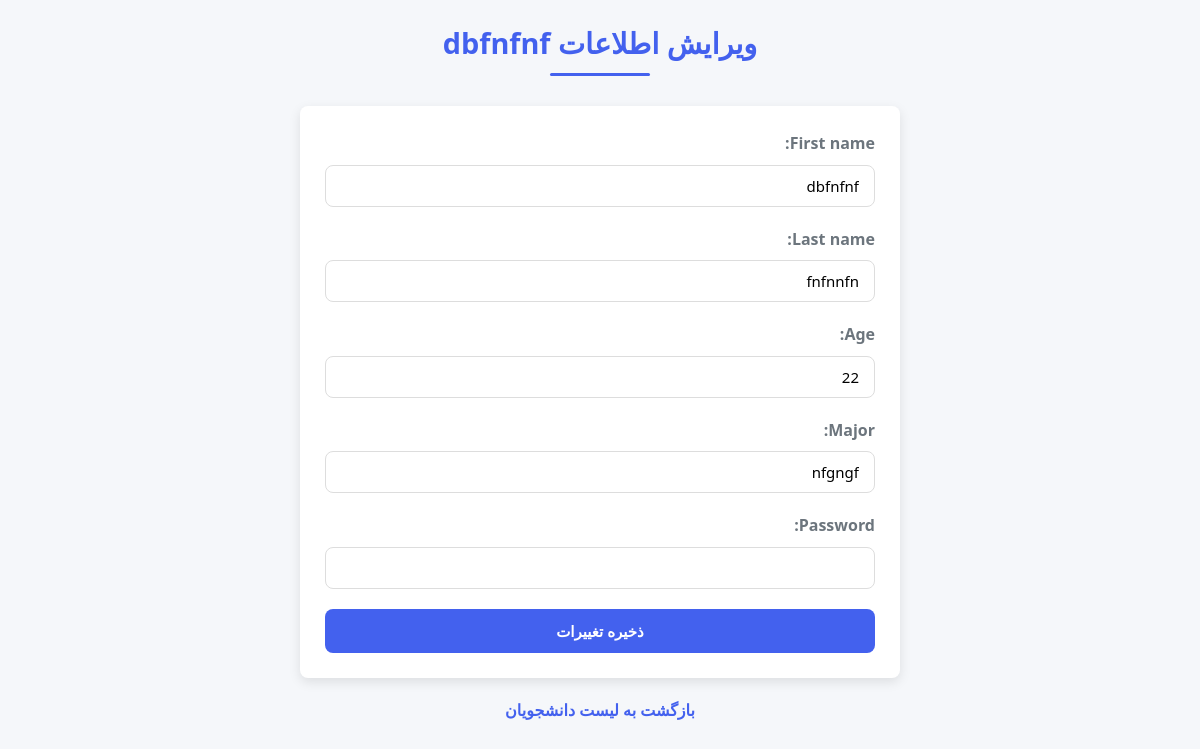
Page /edit/1/ on the committed database.
### form/models.py (models this page shows, shortened)
class Student(models.Model):
    first_name = models.CharField(max_length=100)
    last_name = models.CharField(max_length=100)
    age = models.IntegerField()
    major = models.CharField(max_length=100)
    password = models.CharField(max_length=128)  # فیلد رمز عبور اضافه شد

### form/views.py (the view)
# urls.py: path('edit/<int:pk>/', views.edit_student, name='edit_student'),
def edit_student(request, pk):
    student = get_object_or_404(Student, pk=pk)
    if request.method == 'POST':
        form = StudentForm(request.POST, instance=student)
        if form.is_valid():
            form.save()
            messages.success(request, "اطلاعات با موفقیت ویرایش شد.")
            return redirect('student_list')
    else:
        form = StudentForm(instance=student)
    return render(request, 'form/edit_student.html', {'form': form, 'student': student})

### form/forms.py (shortened to what this page needs)
class StudentForm(forms.ModelForm):
    class Meta:
        model = Student
        fields = ['first_name', 'last_name', 'age', 'major', 'password']  # فیلد رمز اضافه شد
        widgets = {
            'password': forms.PasswordInput(),  # نمایش رمز به صورت نقطه
        }

### form/templates/form/edit_student.html (shortened to what this page needs)
<!DOCTYPE html>
<html lang="fa" dir="rtl">
<head>
</head>
<body>
    <div class="container">
        <h1>ویرایش اطلاعات {{ student.first_name }}</h1>
        <div class="card">
            <form method="post">
                {{ form.as_p }}
                <button type="submit" class="btn-primary">ذخیره تغییرات</button>
            </form>
        </div>
        <div class="back-link">
            <a href="{% url 'student_list' %}">بازگشت به لیست دانشجویان</a>
        </div>
    </div>
</body>
</html>

### form/templates/form/edit_student.html (style rules this page uses)
:root { --primary-color: #4361ee; --secondary-color: #3a0ca3; --light-bg: #f5f7fa; --white: #fff; --text-color: #333; --gray: #6c757d; --border-radius: 8px; --box-shadow: 0 4px 12px rgba(0, 0, 0, 0.1); }
* { margin: 0; padding: 0; box-sizing: border-box; font-family: 'Segoe UI', Tahoma, Geneva, Verdana, sans-serif; }
body { background-color: var(--light-bg); color: var(--text-color); line-height: 1.6; padding: 20px; min-height: 100vh; }
.container { max-width: 600px; margin: 0 auto; }
h1 { color: var(--primary-color); text-align: center; margin-bottom: 30px; font-size: 1.8rem; position: relative; padding-bottom: 10px; }
h1::after { content: ''; position: absolute; bottom: 0; right: 50%; transform: translateX(50%); width: 100px; height: 3px; background-color: var(--primary-color); border-radius: 3px; }
.card { background-color: var(--white); padding: 25px; border-radius: var(--border-radius); box-shadow: var(--box-shadow); margin-bottom: 20px; }
form p { margin-bottom: 20px; }
label { display: block; margin-bottom: 8px; font-weight: bold; color: var(--gray); }
input, select, textarea { width: 100%; padding: 10px 15px; border: 1px solid #ddd; border-radius: var(--border-radius); font-size: 15px; transition: all 0.3s ease; }
button { padding: 12px 24px; border: none; font-size: 15px; border-radius: var(--border-radius); cursor: pointer; transition: all 0.3s ease; font-weight: bold; }
.btn-primary { background-color: var(--primary-color); color: white; width: 100%; }
.back-link { display: block; text-align: center; margin-top: 20px; }
.back-link a { color: var(--primary-color); text-decoration: none; font-weight: bold; transition: all 0.3s ease; }

### rows in the picture
Student: first_name "dbfnfnf", last_name "fnfnnfn", age "22", major "nfgngf"
